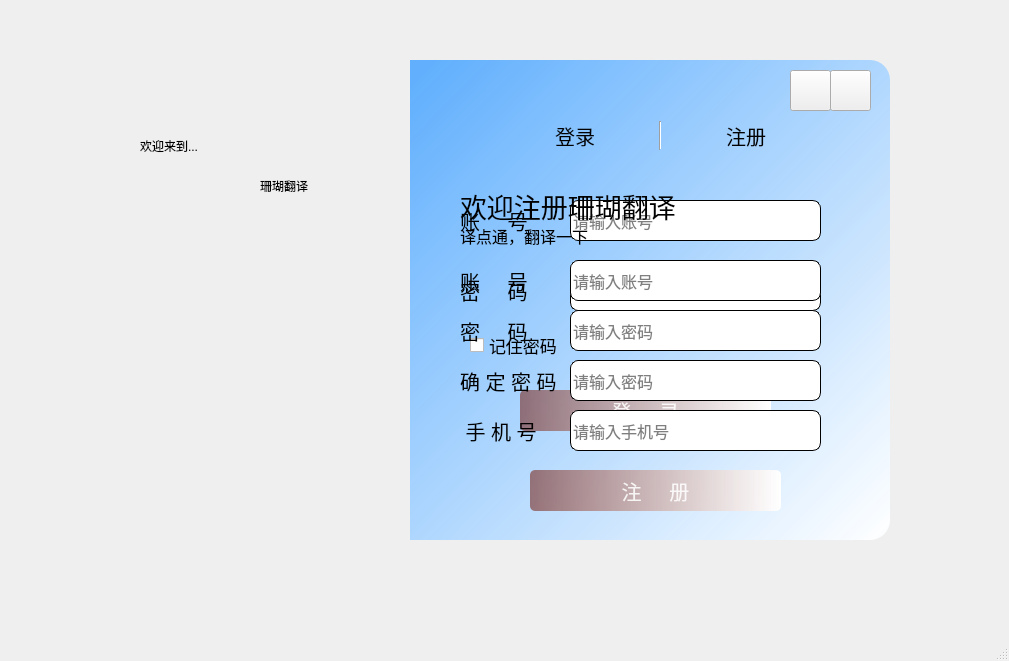
<?xml version="1.0" encoding="UTF-8"?>
<ui version="4.0">
 <class>MainWindow</class>
 <widget class="QMainWindow" name="MainWindow">
  <property name="geometry">
   <rect>
    <x>0</x>
    <y>0</y>
    <width>1009</width>
    <height>661</height>
   </rect>
  </property>
  <property name="windowTitle">
   <string>MainWindow</string>
  </property>
  <widget class="QWidget" name="centralwidget">
   <widget class="QLabel" name="label">
    <property name="geometry">
     <rect>
      <x>100</x>
      <y>60</y>
      <width>320</width>
      <height>480</height>
     </rect>
    </property>
    <property name="styleSheet">
     <string notr="true">border-image: url(:/img/img/22.png);
border-top-left-radius:30px;
border-bottom-left-radius:30px;</string>
    </property>
    <property name="text">
     <string/>
    </property>
   </widget>
   <widget class="QLabel" name="label_2">
    <property name="geometry">
     <rect>
      <x>410</x>
      <y>60</y>
      <width>480</width>
      <height>480</height>
     </rect>
    </property>
    <property name="styleSheet">
     <string notr="true">background-color: qlineargradient(spread:pad, x1:0.0227273, y1:0.034, x2:1, y2:1, stop:0 rgba(82, 169, 255, 228), stop:1 rgba(255, 255, 255, 255));
border-top-right-radius:20px;
border-bottom-right-radius:20px;
</string>
    </property>
    <property name="text">
     <string/>
    </property>
   </widget>
   <widget class="QWidget" name="widget" native="true">
    <property name="geometry">
     <rect>
      <x>450</x>
      <y>70</y>
      <width>421</width>
      <height>91</height>
     </rect>
    </property>
    <widget class="QWidget" name="layoutWidget">
     <property name="geometry">
      <rect>
       <x>40</x>
       <y>40</y>
       <width>341</width>
       <height>51</height>
      </rect>
     </property>
     <layout class="QHBoxLayout" name="horizontalLayout">
      <property name="spacing">
       <number>10</number>
      </property>
      <property name="leftMargin">
       <number>11</number>
      </property>
      <property name="topMargin">
       <number>11</number>
      </property>
      <property name="rightMargin">
       <number>11</number>
      </property>
      <property name="bottomMargin">
       <number>11</number>
      </property>
      <item>
       <widget class="QPushButton" name="pushButton_1">
        <property name="font">
         <font>
          <pointsize>15</pointsize>
         </font>
        </property>
        <property name="styleSheet">
         <string notr="true">#pushButton_1{
border:none;
}
#pushButton_1:focus{
color:rgb(186,186,186)
}</string>
        </property>
        <property name="text">
         <string>登录</string>
        </property>
       </widget>
      </item>
      <item>
       <widget class="Line" name="line">
        <property name="orientation">
         <enum>Qt::Vertical</enum>
        </property>
       </widget>
      </item>
      <item>
       <widget class="QPushButton" name="pushButton_2">
        <property name="font">
         <font>
          <pointsize>15</pointsize>
         </font>
        </property>
        <property name="styleSheet">
         <string notr="true">#pushButton_2{
border:none;
}
#pushButton_2:focus{
color:rgb(186,186,186)
}</string>
        </property>
        <property name="text">
         <string>注册</string>
        </property>
       </widget>
      </item>
     </layout>
    </widget>
    <widget class="QPushButton" name="pushButton">
     <property name="geometry">
      <rect>
       <x>380</x>
       <y>0</y>
       <width>41</width>
       <height>41</height>
      </rect>
     </property>
     <property name="styleSheet">
      <string notr="true">border-image: url(:/icon/icon/关闭.png);</string>
     </property>
     <property name="text">
      <string/>
     </property>
    </widget>
    <widget class="QPushButton" name="pushButton_6">
     <property name="geometry">
      <rect>
       <x>340</x>
       <y>0</y>
       <width>41</width>
       <height>41</height>
      </rect>
     </property>
     <property name="styleSheet">
      <string notr="true">border-image: url(:/icon/icon/放大.png);</string>
     </property>
     <property name="text">
      <string/>
     </property>
    </widget>
   </widget>
   <widget class="QWidget" name="widget_2" native="true">
    <property name="geometry">
     <rect>
      <x>420</x>
      <y>160</y>
      <width>465</width>
      <height>365</height>
     </rect>
    </property>
    <widget class="QLineEdit" name="lineEdit">
     <property name="geometry">
      <rect>
       <x>150</x>
       <y>40</y>
       <width>251</width>
       <height>41</height>
      </rect>
     </property>
     <property name="font">
      <font>
       <pointsize>12</pointsize>
      </font>
     </property>
     <property name="styleSheet">
      <string notr="true">border:1px solid rgb(0,0,0);
border-radius:8px;</string>
     </property>
     <property name="placeholderText">
      <string>请输入账号</string>
     </property>
    </widget>
    <widget class="QLineEdit" name="lineEdit_2">
     <property name="geometry">
      <rect>
       <x>150</x>
       <y>110</y>
       <width>251</width>
       <height>41</height>
      </rect>
     </property>
     <property name="font">
      <font>
       <pointsize>12</pointsize>
      </font>
     </property>
     <property name="styleSheet">
      <string notr="true">border:1px solid rgb(0,0,0);
border-radius:8px;</string>
     </property>
     <property name="echoMode">
      <enum>QLineEdit::Password</enum>
     </property>
     <property name="placeholderText">
      <string>请输入密码</string>
     </property>
    </widget>
    <widget class="QPushButton" name="pushButton_3">
     <property name="geometry">
      <rect>
       <x>100</x>
       <y>230</y>
       <width>251</width>
       <height>41</height>
      </rect>
     </property>
     <property name="font">
      <font>
       <pointsize>15</pointsize>
      </font>
     </property>
     <property name="styleSheet">
      <string notr="true">QPushButton#pushButton_3{
 background-color: qlineargradient(spread:pad, x1:0, y1:0, x2:1, y2:0, stop:0 rgba(120, 38, 26, 150), stop:1 rgba(255, 255, 255, 255));
 color:rgba(255,255,255,220);
 border-radius:5px;
}
QPushButton#pushButton_3:hover{
 background-color: qlineargradient(spread:pad, x1:0, y1:0, x2:1, y2:0, stop:0 rgba(255, 255, 255, 255), stop:1 rgba(120, 38, 26,150));
}
QPushButton#pushButton_3:pressed{
 padding-left:5px;
 padding-top:5px;
 background-color:rgba(120,38,26,255);
}</string>
     </property>
     <property name="text">
      <string>登     录</string>
     </property>
    </widget>
    <widget class="QLabel" name="label_3">
     <property name="geometry">
      <rect>
       <x>40</x>
       <y>40</y>
       <width>91</width>
       <height>41</height>
      </rect>
     </property>
     <property name="font">
      <font>
       <pointsize>15</pointsize>
      </font>
     </property>
     <property name="text">
      <string>账     号</string>
     </property>
    </widget>
    <widget class="QLabel" name="label_4">
     <property name="geometry">
      <rect>
       <x>40</x>
       <y>110</y>
       <width>91</width>
       <height>41</height>
      </rect>
     </property>
     <property name="font">
      <font>
       <pointsize>15</pointsize>
      </font>
     </property>
     <property name="text">
      <string>密     码</string>
     </property>
    </widget>
    <widget class="QCheckBox" name="checkBox">
     <property name="geometry">
      <rect>
       <x>50</x>
       <y>170</y>
       <width>101</width>
       <height>31</height>
      </rect>
     </property>
     <property name="font">
      <font>
       <pointsize>13</pointsize>
      </font>
     </property>
     <property name="text">
      <string>记住密码</string>
     </property>
    </widget>
   </widget>
   <widget class="QWidget" name="widget_3" native="true">
    <property name="geometry">
     <rect>
      <x>420</x>
      <y>160</y>
      <width>465</width>
      <height>365</height>
     </rect>
    </property>
    <widget class="QLineEdit" name="lineEdit_5">
     <property name="geometry">
      <rect>
       <x>150</x>
       <y>100</y>
       <width>251</width>
       <height>41</height>
      </rect>
     </property>
     <property name="font">
      <font>
       <pointsize>12</pointsize>
      </font>
     </property>
     <property name="styleSheet">
      <string notr="true">border:1px solid rgb(0,0,0);
border-radius:8px;</string>
     </property>
     <property name="placeholderText">
      <string>请输入账号</string>
     </property>
    </widget>
    <widget class="QLineEdit" name="lineEdit_6">
     <property name="geometry">
      <rect>
       <x>150</x>
       <y>150</y>
       <width>251</width>
       <height>41</height>
      </rect>
     </property>
     <property name="font">
      <font>
       <pointsize>12</pointsize>
      </font>
     </property>
     <property name="styleSheet">
      <string notr="true">border:1px solid rgb(0,0,0);
border-radius:8px;</string>
     </property>
     <property name="echoMode">
      <enum>QLineEdit::Password</enum>
     </property>
     <property name="placeholderText">
      <string>请输入密码</string>
     </property>
    </widget>
    <widget class="QPushButton" name="pushButton_5">
     <property name="geometry">
      <rect>
       <x>110</x>
       <y>310</y>
       <width>251</width>
       <height>41</height>
      </rect>
     </property>
     <property name="font">
      <font>
       <pointsize>15</pointsize>
      </font>
     </property>
     <property name="styleSheet">
      <string notr="true">QPushButton#pushButton_5{
 background-color: qlineargradient(spread:pad, x1:0, y1:0, x2:1, y2:0, stop:0 rgba(120, 38, 26, 150), stop:1 rgba(255, 255, 255, 255));
 color:rgba(255,255,255,220);
 border-radius:5px;
}
QPushButton#pushButton_5:hover{
 background-color: qlineargradient(spread:pad, x1:0, y1:0, x2:1, y2:0, stop:0 rgba(255, 255, 255, 255), stop:1 rgba(120, 38, 26,150));
}
QPushButton#pushButton_5:pressed{
 padding-left:5px;
 padding-top:5px;
 background-color:rgba(120,38,26,255);
}</string>
     </property>
     <property name="text">
      <string>注     册</string>
     </property>
    </widget>
    <widget class="QLabel" name="label_7">
     <property name="geometry">
      <rect>
       <x>40</x>
       <y>100</y>
       <width>91</width>
       <height>41</height>
      </rect>
     </property>
     <property name="font">
      <font>
       <pointsize>15</pointsize>
      </font>
     </property>
     <property name="text">
      <string>账     号</string>
     </property>
    </widget>
    <widget class="QLabel" name="label_8">
     <property name="geometry">
      <rect>
       <x>40</x>
       <y>150</y>
       <width>91</width>
       <height>41</height>
      </rect>
     </property>
     <property name="font">
      <font>
       <pointsize>15</pointsize>
      </font>
     </property>
     <property name="text">
      <string>密     码</string>
     </property>
    </widget>
    <widget class="QLabel" name="label_9">
     <property name="geometry">
      <rect>
       <x>40</x>
       <y>20</y>
       <width>251</width>
       <height>51</height>
      </rect>
     </property>
     <property name="font">
      <font>
       <pointsize>20</pointsize>
      </font>
     </property>
     <property name="text">
      <string>欢迎注册珊瑚翻译</string>
     </property>
    </widget>
    <widget class="QLabel" name="label_10">
     <property name="geometry">
      <rect>
       <x>40</x>
       <y>50</y>
       <width>251</width>
       <height>51</height>
      </rect>
     </property>
     <property name="font">
      <font>
       <pointsize>12</pointsize>
      </font>
     </property>
     <property name="text">
      <string>译点通，翻译一下</string>
     </property>
    </widget>
    <widget class="QLineEdit" name="lineEdit_7">
     <property name="geometry">
      <rect>
       <x>150</x>
       <y>250</y>
       <width>251</width>
       <height>41</height>
      </rect>
     </property>
     <property name="font">
      <font>
       <pointsize>12</pointsize>
      </font>
     </property>
     <property name="styleSheet">
      <string notr="true">border:1px solid rgb(0,0,0);
border-radius:8px;</string>
     </property>
     <property name="placeholderText">
      <string>请输入手机号</string>
     </property>
    </widget>
    <widget class="QLabel" name="label_11">
     <property name="geometry">
      <rect>
       <x>40</x>
       <y>250</y>
       <width>91</width>
       <height>41</height>
      </rect>
     </property>
     <property name="font">
      <font>
       <pointsize>15</pointsize>
      </font>
     </property>
     <property name="text">
      <string> 手 机 号</string>
     </property>
    </widget>
    <widget class="QLineEdit" name="lineEdit_8">
     <property name="geometry">
      <rect>
       <x>150</x>
       <y>200</y>
       <width>251</width>
       <height>41</height>
      </rect>
     </property>
     <property name="font">
      <font>
       <pointsize>12</pointsize>
      </font>
     </property>
     <property name="styleSheet">
      <string notr="true">border:1px solid rgb(0,0,0);
border-radius:8px;</string>
     </property>
     <property name="echoMode">
      <enum>QLineEdit::Password</enum>
     </property>
     <property name="placeholderText">
      <string>请输入密码</string>
     </property>
    </widget>
    <widget class="QLabel" name="label_12">
     <property name="geometry">
      <rect>
       <x>40</x>
       <y>200</y>
       <width>111</width>
       <height>41</height>
      </rect>
     </property>
     <property name="font">
      <font>
       <pointsize>15</pointsize>
      </font>
     </property>
     <property name="text">
      <string>确 定 密 码</string>
     </property>
    </widget>
   </widget>
   <widget class="QLabel" name="label_5">
    <property name="geometry">
     <rect>
      <x>140</x>
      <y>130</y>
      <width>141</width>
      <height>31</height>
     </rect>
    </property>
    <property name="styleSheet">
     <string notr="true">font: 18pt &quot;楷体&quot;;
</string>
    </property>
    <property name="text">
     <string>欢迎来到...</string>
    </property>
   </widget>
   <widget class="QLabel" name="label_6">
    <property name="geometry">
     <rect>
      <x>260</x>
      <y>170</y>
      <width>101</width>
      <height>31</height>
     </rect>
    </property>
    <property name="styleSheet">
     <string notr="true">font: 18pt &quot;楷体&quot;;
</string>
    </property>
    <property name="text">
     <string>珊瑚翻译</string>
    </property>
   </widget>
  </widget>
  <widget class="QMenuBar" name="menubar">
   <property name="geometry">
    <rect>
     <x>0</x>
     <y>0</y>
     <width>1009</width>
     <height>23</height>
    </rect>
   </property>
  </widget>
  <widget class="QStatusBar" name="statusbar"/>
 </widget>
 <resources>
  <include location="test.qrc"/>
 </resources>
 <connections>
  <connection>
   <sender>pushButton</sender>
   <signal>clicked()</signal>
   <receiver>MainWindow</receiver>
   <slot>close()</slot>
   <hints>
    <hint type="sourcelabel">
     <x>848</x>
     <y>113</y>
    </hint>
    <hint type="destinationlabel">
     <x>1008</x>
     <y>63</y>
    </hint>
   </hints>
  </connection>
 </connections>
</ui>
